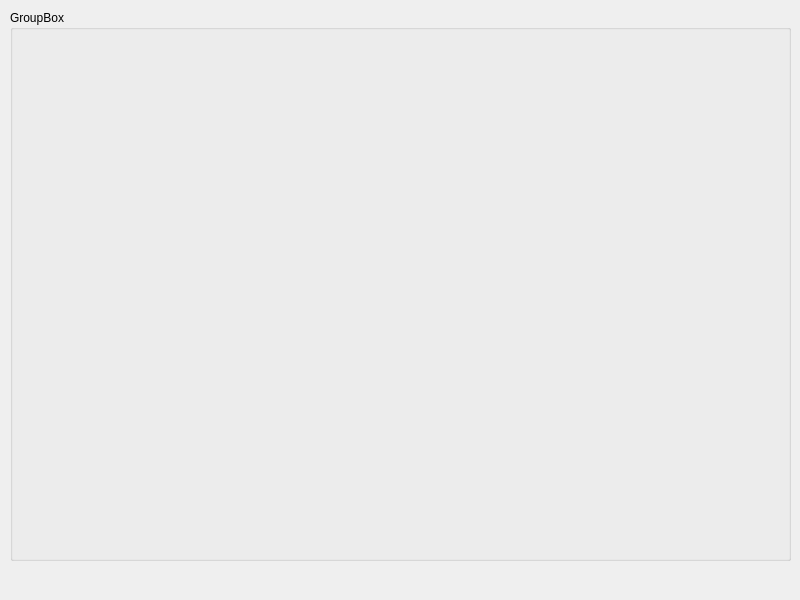
<?xml version="1.0" encoding="UTF-8"?>
<ui version="4.0">
 <class>testWindow</class>
 <widget class="QMainWindow" name="testWindow">
  <property name="geometry">
   <rect>
    <x>0</x>
    <y>0</y>
    <width>800</width>
    <height>600</height>
   </rect>
  </property>
  <property name="windowTitle">
   <string>MainWindow</string>
  </property>
  <widget class="QWidget" name="centralwidget">
   <widget class="QGroupBox" name="groupBox">
    <property name="geometry">
     <rect>
      <x>10</x>
      <y>10</y>
      <width>781</width>
      <height>551</height>
     </rect>
    </property>
    <property name="title">
     <string>GroupBox</string>
    </property>
   </widget>
  </widget>
  <widget class="QMenuBar" name="menubar">
   <property name="geometry">
    <rect>
     <x>0</x>
     <y>0</y>
     <width>800</width>
     <height>26</height>
    </rect>
   </property>
  </widget>
 </widget>
 <resources/>
 <connections/>
</ui>
